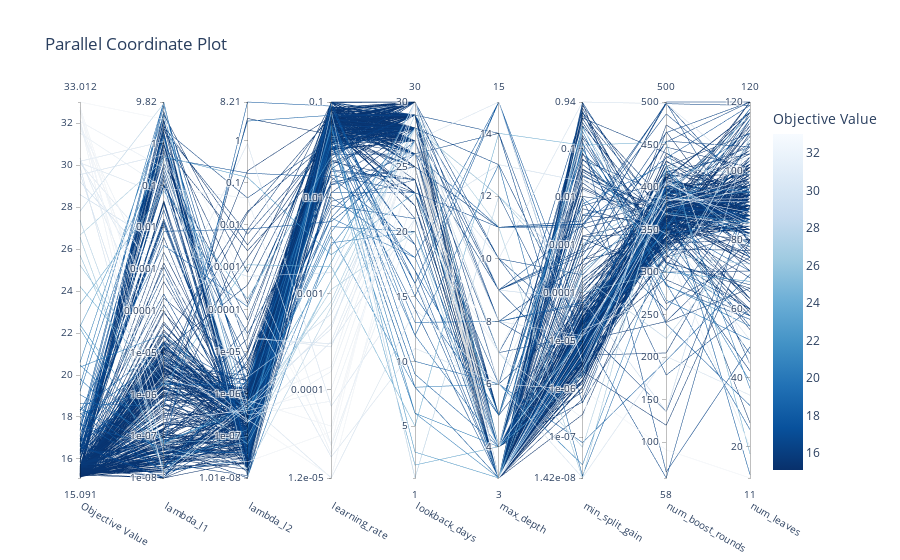

The cell this chart's notebook holds for it:
### Code cell
plot_parallel_coordinate(study)

### Figure 1 — Plotly figure (JSON) as saved in the notebook; plotly's stock layout.template omitted (floating-point values rounded to 4 significant figures; data arrays with more than 128 entries replaced by an {"elided": "..."} marker saying what was removed)
{"data": [{"dimensions": [{"label": "Objective Value", "range": [15.09, 33.01], "values": {"elided": "331 float values"}}, {"label": "lambda_l1", "range": [-7.998, 0.992], "ticktext": ["1e-08", "1e-07", "1e-06", "1e-05", "0.0001", "0.001", "0.01", "0.1", "1", "9.82"], "tickvals": [-7.998, -7, -6, -5, -4, -3, -2, -1, 0, 0.992], "values": {"elided": "331 float values"}}, {"label": "lambda_l2", "range": [-7.997, 0.9144], "ticktext": ["1.01e-08", "1e-07", "1e-06", "1e-05", "0.0001", "0.001", "0.01", "0.1", "1", "8.21"], "tickvals": [-7.997, -7, -6, -5, -4, -3, -2, -1, 0, 0.9144], "values": {"elided": "331 float values"}}, {"label": "learning_rate", "range": [-4.921, -1.0], "ticktext": ["1.2e-05", "0.0001", "0.001", "0.01", "0.1"], "tickvals": [-4.921, -4, -3, -2, -1.0], "values": {"elided": "331 float values"}}, {"label": "lookback_days", "range": [1, 30], "values": {"elided": "331 int values"}}, {"label": "max_depth", "range": [3, 15], "values": {"elided": "331 int values"}}, {"label": "min_split_gain", "range": [-7.849, -0.02687], "ticktext": ["1.42e-08", "1e-07", "1e-06", "1e-05", "0.0001", "0.001", "0.01", "0.1", "0.94"], "tickvals": [-7.849, -7, -6, -5, -4, -3, -2, -1, -0.02687], "values": {"elided": "331 float values"}}, {"label": "num_boost_rounds", "range": [58, 500], "values": {"elided": "331 int values"}}, {"label": "num_leaves", "range": [11, 120], "values": {"elided": "331 int values"}}], "labelangle": 30, "labelside": "bottom", "line": {"color": {"elided": "331 float values"}, "colorbar": {"title": {"text": "Objective Value"}}, "colorscale": [[0, "rgb(247,251,255)"], [0.125, "rgb(222,235,247)"], [0.25, "rgb(198,219,239)"], [0.375, "rgb(158,202,225)"], [0.5, "rgb(107,174,214)"], [0.625, "rgb(66,146,198)"], [0.75, "rgb(33,113,181)"], [0.875, "rgb(8,81,156)"], [1, "rgb(8,48,107)"]], "reversescale": true, "showscale": true}, "type": "parcoords"}], "layout": {"title": {"text": "Parallel Coordinate Plot"}}}
